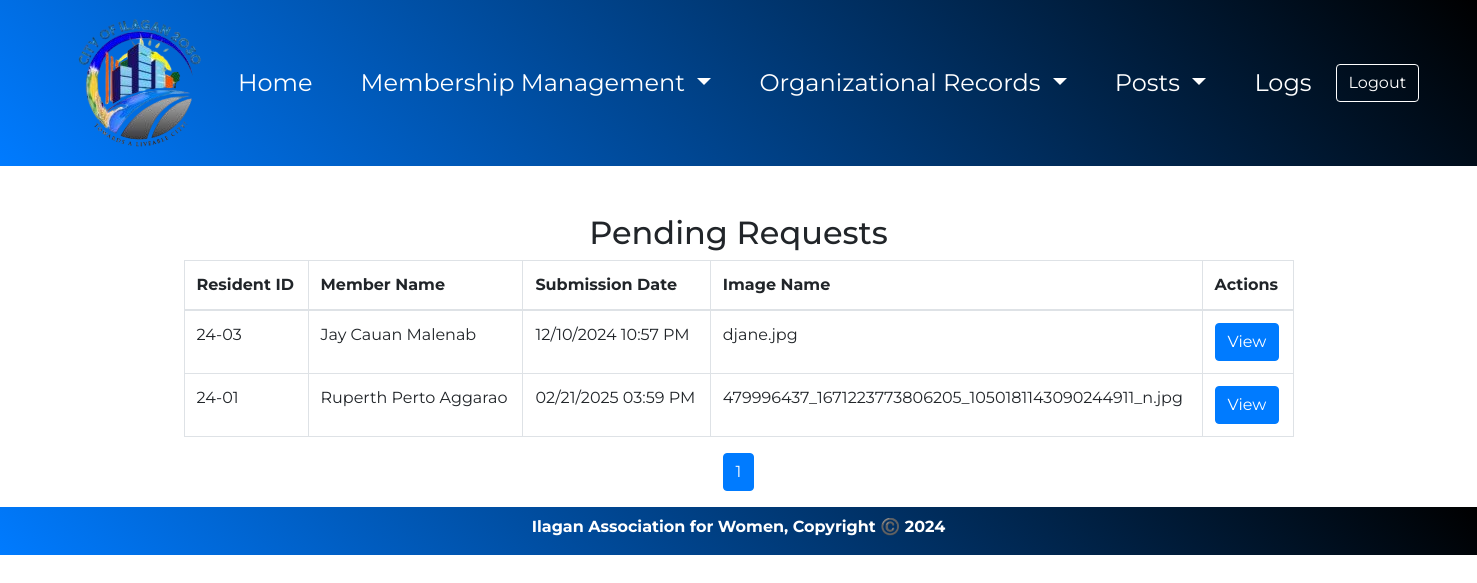
The app's page /admin_Receipts.php (signed in) with its own data.
### tables this page shows
CREATE TABLE `uploads` (
  `id` int(11) NOT NULL,
  `name` varchar(255) NOT NULL,
  `directory` varchar(150) NOT NULL,
  `resident_id` varchar(10) DEFAULT NULL,
  `last_name` varchar(255) NOT NULL,
  `middle_name` varchar(255) NOT NULL,
  `first_name` varchar(255) NOT NULL,
  `submission_date` datetime DEFAULT NULL
);

### admin_Receipts.php (the view, shortened to what this page needs)
<?php
$database = new Database();
$db = $database->dbConnection();
$query = $db->prepare("SELECT resident_id, name, directory, submission_date, first_name, middle_name, last_name FROM uploads");
$query->execute();
$images = $query->fetchAll(PDO::FETCH_ASSOC);
$limit = 20;
$page = isset($_GET['page']) && is_numeric($_GET['page']) ? $_GET['page'] : 1;
$offset = ($page - 1) * $limit;
$totalQuery = $db->prepare("SELECT COUNT(*) as total FROM uploads");
$totalQuery->execute();
$totalResult = $totalQuery->fetch(PDO::FETCH_ASSOC);
$totalRecords = $totalResult['total'];
$totalPages = ceil($totalRecords / $limit);
$query = $db->prepare("SELECT resident_id, name, directory, submission_date, first_name, middle_name, last_name
                       FROM uploads
                       LIMIT :offset, :limit");
$query->bindValue(':offset', $offset, PDO::PARAM_INT);
$query->bindValue(':limit', $limit, PDO::PARAM_INT);
$query->execute();
$images = $query->fetchAll(PDO::FETCH_ASSOC);
?>
<!DOCTYPE html>
<html>
<head>
    <link rel="stylesheet" href="stylesheets/user_Home.css">
    <link rel="stylesheet" href="https://cdn.jsdelivr.net/npm/bootstrap@4.5.3/dist/css/bootstrap.min.css">
</head>
<body>
<div>
    <nav class="navbar navbar-expand-lg mb-5">
        <img src="img/Logo.png" alt="logo" id="nav-img" class="ml-md-5">
        <div class="navbar-collapse collapse justify-content-center" id="navbar1">
            <ul class="navbar-nav">
                <li class="nav-item pl-3 pr-3">
                    <a class="nav-item nav-link" href="admin_Home.php">Home</a>
                </li>
                <li class="nav-item dropdown pl-3 pr-3">
                    <a class="nav-link dropdown-toggle" href="#" id="membershipDropdown" role="button" data-toggle="dropdown" aria-haspopup="true" aria-expanded="false">
                        Membership Management
                    </a>
                </li>
                <li class="nav-item dropdown pl-3 pr-3">
                    <a class="nav-link dropdown-toggle" href="#" id="recordsDropdown" role="button" data-toggle="dropdown" aria-haspopup="true" aria-expanded="false">
                        Organizational Records
                    </a>
                </li>
                <li class="nav-item dropdown pl-3 pr-3">
                    <a class="nav-link dropdown-toggle" href="#" id="postsDropdown" role="button" data-toggle="dropdown" aria-haspopup="true" aria-expanded="false">
                        Posts
                    </a>
                </li>
                <li class="nav-item pl-3 pr-3">
                    <a class="nav-link" href="admin_Logs.php">Logs</a>
                </li>
            </ul>
        </div>
        <a href="admin_Home.php?logout=true">
    <button style="font-family: 'Montserrat', sans-serif !important;" class="btn btn-outline-primary logout-btn mr-md-5" type="button" id="logout-btn">Logout</button>
</a>
    </nav>
</div>
<div class="container mt-5">
    <h2 class="text-center">Pending Requests</h2>
    <table class="table table-bordered">
        <thead>
            <tr>
                <th scope="col">Resident ID</th>
                <th scope="col">Member Name</th>
                <th scope="col">Submission Date</th>
                <th scope="col">Image Name</th>
                <th scope="col">Actions</th>
            </tr>
        </thead>
        <tbody>
            <?php if (count($images) > 0): ?>
                <?php foreach ($images as $index => $image): ?>
                    <tr>
                        <td><?php echo $image['resident_id']; ?></td>
                        <td><?php echo $image['first_name'] . ' ' . $image['middle_name'] . ' ' . $image['last_name']; ?></td>
                        <td><?php echo date("m/d/Y h:i A", strtotime($image['submission_date'])); ?></td>
                        <td><?php echo htmlspecialchars($image['name']); ?></td>
                        <td>
                            <button class="btn btn-primary" data-toggle="modal" data-target="#imageModal<?php echo $index; ?>">View</button>
                        </td>
                    </tr>
                <?php endforeach; ?>
            <?php else: ?>
                <tr>
                    <td colspan="5" class="text-center">No images found.</td>
                </tr>
            <?php endif; ?>
        </tbody>
    </table>
</div>
<nav aria-label="Page navigation">
    <ul class="pagination justify-content-center">
        <?php for ($i = 1; $i <= $totalPages; $i++): ?>
            <li class="page-item <?php echo $i == $page ? 'active' : ''; ?>">
                <a class="page-link" href="?page=<?php echo $i; ?>&limit=<?php echo $limit; ?>"><?php echo $i; ?></a>
            </li>
        <?php endfor; ?>
    </ul>
</nav>
    <div class="row m-0 p-0 bg-custom-image">
        <div class="col-12 text-center text-muted">
            <p class="m-0 pb-3 mt-md-2 mt-sm-2">Ilagan Association for Women, Copyright ©️ 2024</p>
        </div>
    </div>
</body>
</html>

### stylesheets/user_Home.css (style rules this page uses)
body { font-family: 'Montserrat', sans-serif !important; margin: 0; }
.navbar { background: linear-gradient(45deg, #007bff, #000); color: #ff5722; clear: both; }
.navbar ul li a { color: white; }
.nav-link { font-family: 'Montserrat'; font-weight: 400; font-size: 1.5rem; padding: 1rem; text-decoration: none; }
.logout-btn { color: white !important; border-color: white !important; }

### admin_Receipts.php (style rules this page uses)
.navbar .dropdown-toggle::after { color: white; }
.bg-custom-image .text-muted { background: linear-gradient(45deg, #007bff, #000); font-weight: bold; color: white !important; }

### records on screen
uploads: resident "24-03", first_name "Jay", middle_name "Cauan", last_name "Malenab", submission_date "12/10/2024 10:57 PM", name "djane.jpg"
uploads: resident "24-01", first_name "Ruperth", middle_name "Perto", last_name "Aggarao", submission_date "02/21/2025 03:59 PM", name "479996437_1671223773806205_1050181143090244911_n.jpg"
